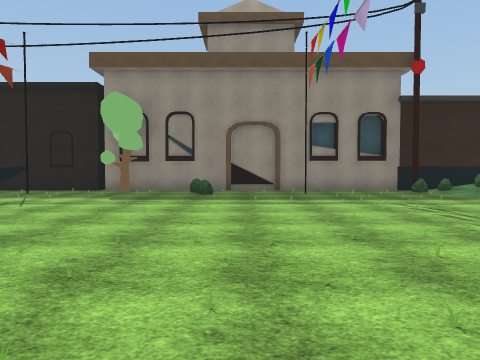
View 1 (above)

24 first-person views from a walk through a Unity game level. The camera is 1.5 m above the floor, tilts 2° down and sees 70° across. The floor is counted in squares, 2 m on a side. Each view is taken from the middle of a square. On the plan, view 1 faces up. The plan holds only what a view shows up to about 11 squares ahead; the rest is blank. The place goes on beyond the plan. Some surface patterns are stand-ins.

View 2
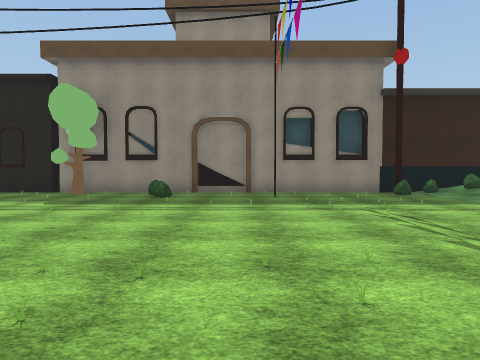

View 3
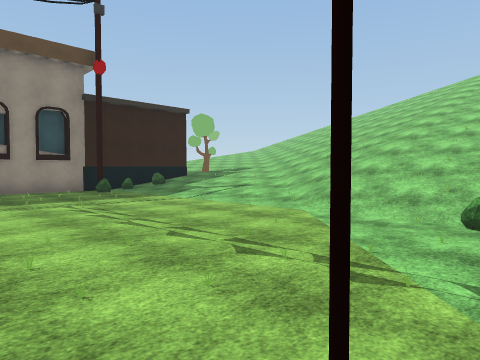

View 4
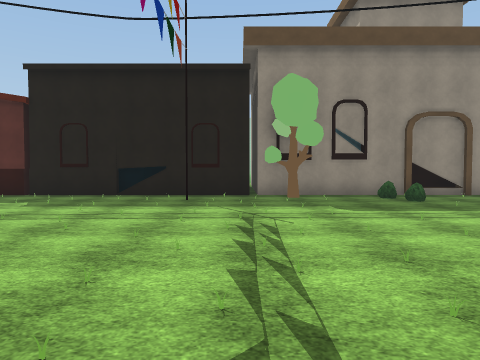

View 5
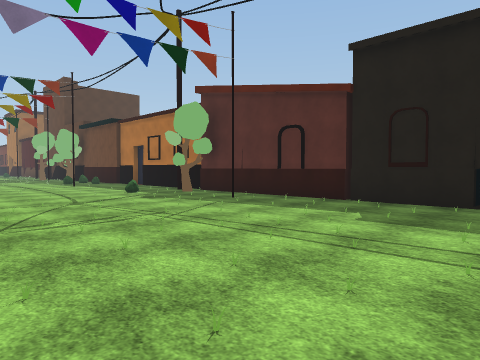

View 6
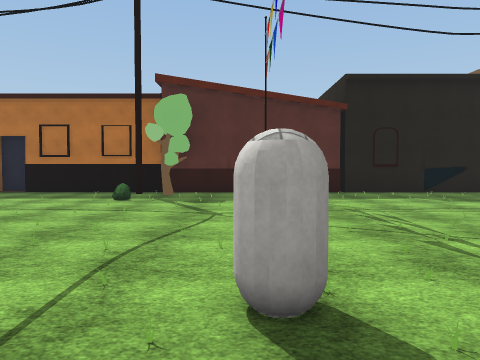

View 7
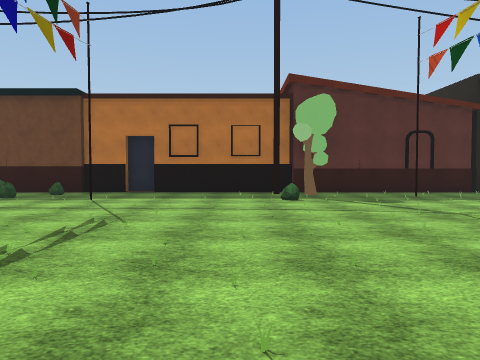

View 8
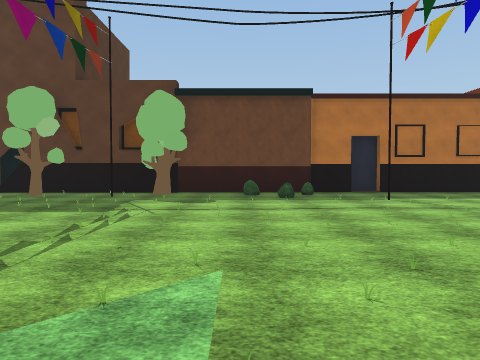

View 9
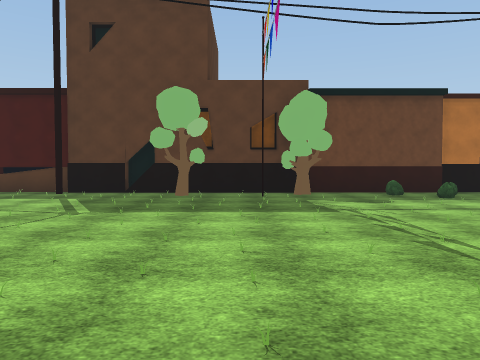

View 10
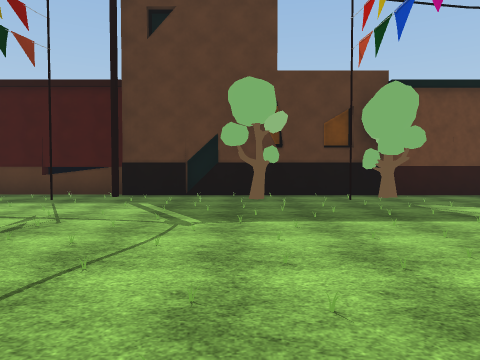

View 11
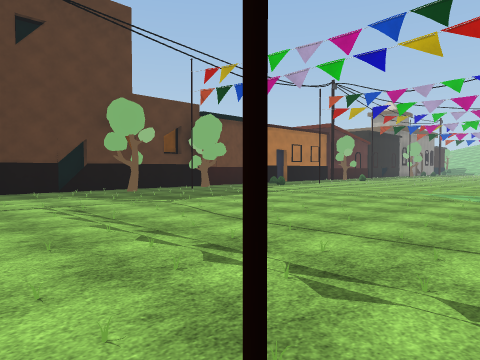

View 12
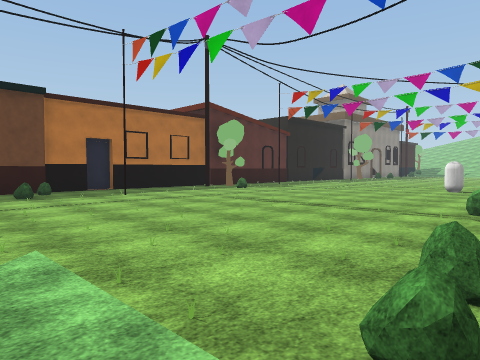

View 13
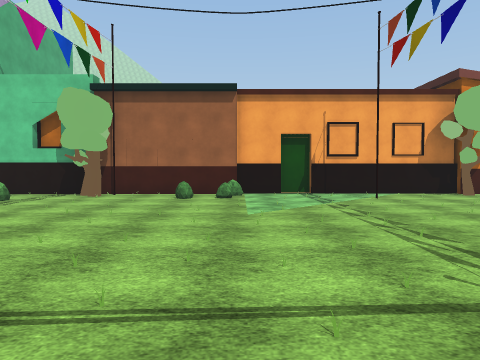

View 14
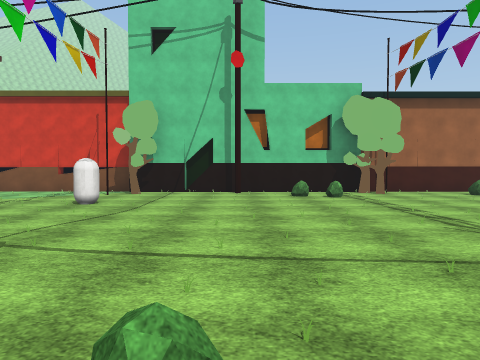

View 15
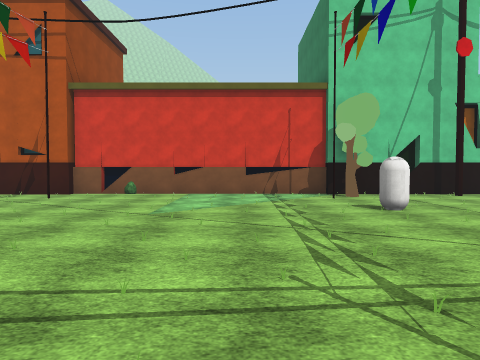

View 16
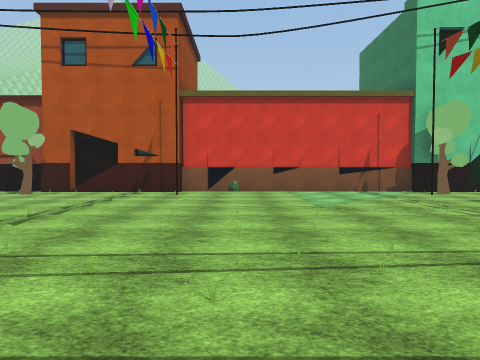

View 17
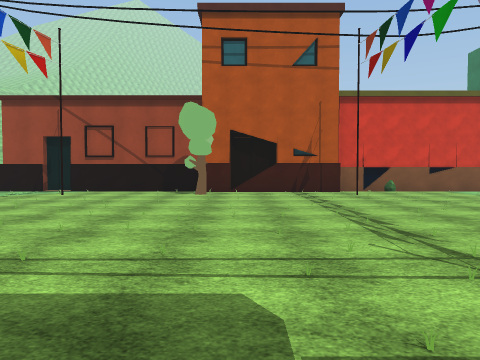

View 18
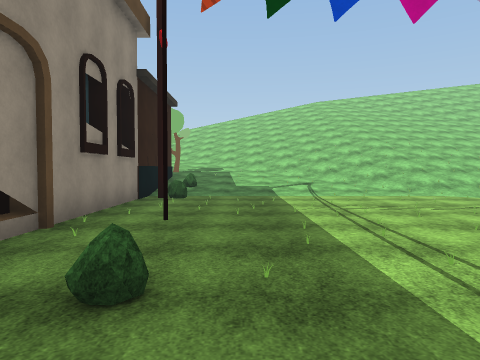

View 19
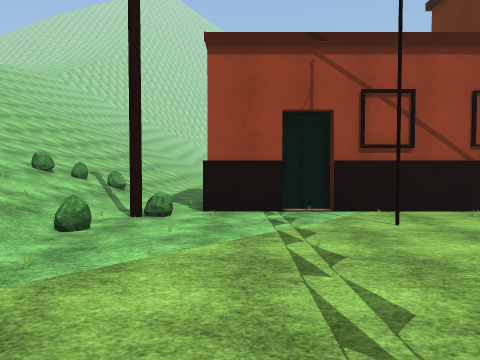

View 20
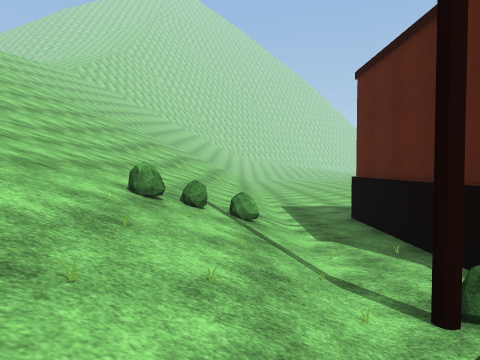

View 21
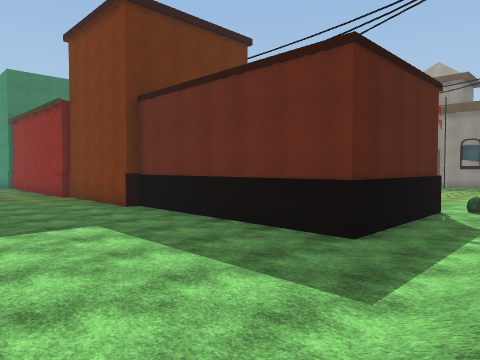

View 22
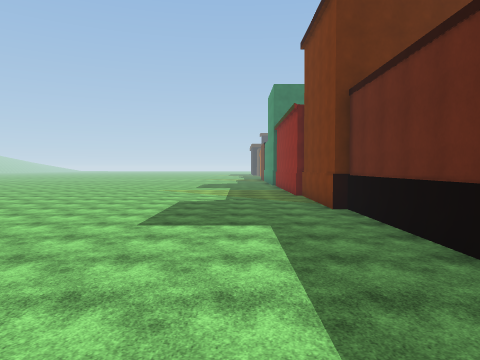

View 23
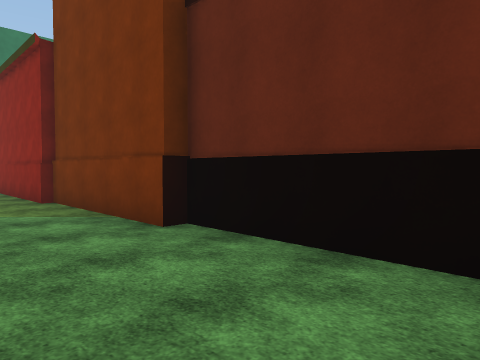

View 24
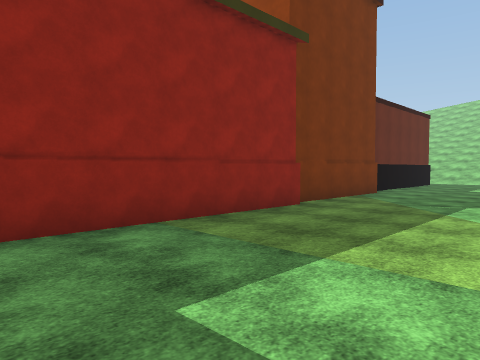

### Floor plan
Key: @ floor where view 1 was taken; # wall or solid block; x gap in a wall; . floor; / step, stairs or slope; T tree; B bush; C capsule; O other object.
Columns run from 36 left of view 1 to 9 right of it. Each row starts with its distance up from view 1.
 12 #############################################
 11 ..#..x..#T.B B.....#T...........T.........BB/
 10 .#...T......B.......T..#......#....B..#....//
  9 ...............#...B.......................//
  8  ..........................................///
  7  ..........................................///
  6  ..........................................///
  5  ..........................................///
  4  ..........................................///
  3 ......................C....................///
  2 ...........................................///
  1 .................B........................B///
  0 .# ..T.....BB..T......T#..........T.@....B#///
 -1     ###########T###  #######O#############.///
 -2                                         #../B/
 -3                                         #..BB/
 -4                                         #..///
 -5                              ############..///
 -6                          #####.............///
 -7                         ...................///
 -8                         ...................///
 -9                         ...................///
-10                         ....    .......... /

Positions as (right, up) in squares from view 1, and headings:
1: (0, 0), facing up
2: (1, 1), facing up
3: (1, 0), facing up-right
4: (-5, 2), facing up
5: (-7, 4), facing up-left
6: (-14, 1), facing up
7: (-18, 1), facing up
8: (-25, 1), facing up
9: (-29, 1), facing up
10: (-31, 2), facing up
11: (-36, 0), facing up-right
12: (-26, 0), facing up-right
13: (-25, 9), facing down
14: (-17, 10), facing down
15: (-11, 9), facing down
16: (-8, 10), facing down
17: (-3, 10), facing down
18: (-3, 9), facing right
19: (4, 5), facing down
20: (7, 2), facing down
21: (7, -10), facing up-left
22: (7, -8), facing left
23: (2, -8), facing up-left
24: (-12, -10), facing up-right
